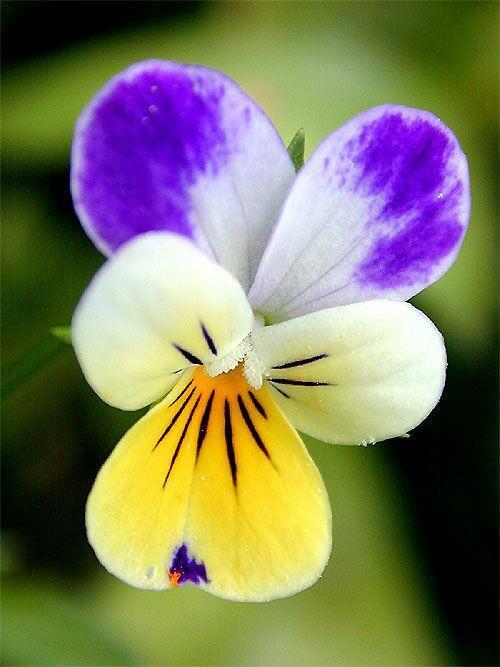
#> input picture ELE510-Image Processing and computer vision/Assignments/Assignment 1/images/flower.jpg, 500 x 667 px
$ jupyter execute LABexc1-ELE510-2021.ipynb
#> lines starting #> are read from the running program, lines starting #| are printed output that depends on the picture; after the words box and inside, x2 and y2 are one past the last pixel; in counts of white or black regions, pixels touching at a corner belong together
# ELE510 Image Processing with robot vision: LAB, Exercise 1, Fundamentals.

**Purpose:** *To learn some basic operations on images using Python, OpenCV and other packages. The emphasis is on the fundamentals of digital images.*

The theory for this exercise can be found in chapter 1 and 2 of the text book [1]. Supplementary information can found in chapter 1, 2 and 3 in the compendium [2]. See also the following documentations for help:
- [OpenCV](https://opencv.org/opencv-python-free-course/)
- [numpy](https://numpy.org/doc/stable/)
- [matplotlib](https://matplotlib.org/stable/contents.html)

**IMPORTANT:** Read the text carefully before starting the work. In
many cases it is necessary to do some preparations before you start the work
on the computer. Read necessary theory and answer the theoretical part
frst. The theoretical and experimental part should be solved individually.
The notebook must be approved by the lecturer or his assistant.

**Approval:**
<div class="alert alert-block alert-success">
The current notebook should be submitted on CANVAS as a single pdf file.
</div>

<div class="alert alert-block alert-info">
    To export the notebook in a pdf format, goes to File -> Download as -> PDF via LaTeX (.pdf).
</div>

**Note regarding the notebook**: The theoretical questions can be answered directly on the notebook using a *Markdown* cell and LaTex commands (if relevant). In alternative, you can attach a scan (or an image) of the answer directly in the cell.

Possible ways to insert an image in the markdown cell:

``

``

**Under you will find parts of the solution that is already programmed.**

<div class="alert alert-block alert-info">
    <p>You have to fill out code everywhere it is indicated with `...`</p>
    <p>The code section under `######## a)` is answering subproblem a) etc.</p>
</div>

## Problem 1

**a)** Make a list of at least 5 different applications of robot (machine) vision.

#### 1. [Food Automation](https://blog.zivid.com/5-common-robot-applications-with-industrial-3d-vision)
3D machine vision systems can be deployed in consumer industries like food automation, which involves food processing, segmentation, and packing using an automated machine. Up to 94% of food packaging operations are already using robotics.
#### 2. [Depalletization/Depalletization](https://blog.zivid.com/5-common-robot-applications-with-industrial-3d-vision)
The process of depalletizing is as arduous as monotonous. Using autonomous machines increases productivity by completing the tasks with high speed. This tasks have to involve different shapes, weights and materials, among the main challenges for these solutions.
#### 2. [Bin Picking](https://blog.zivid.com/5-common-robot-applications-with-industrial-3d-vision)
This is an automated process of detecting, classifying, picking, and placing a target object to achieve the desired result. It is one of the most common automation applications in smart factories and warehouses. 3D machine vision cameras play an essential role in increasing the accuracy of the bin-picking operation, especially for tiny objects and randomly distributed items.
#### 3. [Military Drones](https://emerj.com/ai-sector-overviews/ai-drones-and-uavs-in-the-military-current-applications/)
First world countries such as United States have invested significant capital to develop and give AI capabilities to war drones. Such objects are surpasing pilots vision capabilities to detect, filter and choose right targets by diminishing casualties. With the help of deep and expensive vision sensors drones can now detect potential targets from several kilometers away and save resources.
#### 4. [Computer vision for Forest fire detection](https://omdena.com/blog/stop-wildfires)
Artificial intelligence and agrotechnological companies are joining forces to create systems capable of creating wildfire detection systems with the help of deep learning. This way the algorithms can coordinate robots via drone surveilance and alarme systems that help send signals before a wildfire becomes a major issue, with the possibility of diminishing significal damage for the region.
#### 5. [Precision Agriculture](https://www.phase1vision.com/blog/5-new-machine-vision-applications-in-precision-agriculture]) techniques are creating greater efficiencies and profitability in agriculture:
1. **Field Robots** automate processes such as harvesting, planting, weeding and more. Machine vision systems are used to identify and categorize crops, providing essential visual input to automate such tasks.

2. **Phenotyping** is crucial for ensuring only the best crop breeds are grown. Machine vision helps identify the best breeds by monitoring growth and identifying phenotypic traits that signify a robust genotype as the rapidly expanding human population needs greater volumes of food.

3. **Grading and Sorting** helps to separate good crops from bad crops and determine which will be stable for longer shipments and which will go bad first and should be shipped to local markets. It combines deep learning techniques with robot arms.

4. **Livestock Identification**  monitors  Livestock's growth over the course of their lifetime to provide important information about their progress towards harvesting.

5. **Machine Guidance**  helps autonomous tractors and other vehicles in the agriculture industry to guide them in variable outdoor conditions for full autonomy.

**b)** What is the resolution of the tightly spaced cones in the fovea, and how is this compared to the spacing between pixels in a typical digital camera?
* Cones are sensitive to the visible light. They are tighlty packed as a regular sampling array, spaced approximately at $$2.5 \mu m$$.
Such distribution is aproximately the same spacing as in the pixels on a typical camera sensor.
  * Cones are specialized in three different kinds, being able to Filter and detect Red, Green and blue Respectively.
* Rods are sensitive to low levels of light
  * Rods exist in just a specific kind, therefore the inability to distinguis from colors in the darkness.


**c)** How much storage is needed for a one hour digital video (colour) with no compression if we assume a frame rate of 50 frames per second (fps) and that each image frame is $3840 \times 2160$ pixels.

1. Total number of seconds
$$t=1hour * 60 minutes * 60 seconds = 3600 seconds$$
2. Total number of frames
$$f = t * 50 = 3600 * 50 = 180000$$
3. Number of channels [R, G, B] $$c = 3$$
4. Image size = width * height * Number of channels
$$image_{size} = 3840 * 2160 * 3 = 24883200 \space bytes$$
5. Total size
$$total_{size} = image_{size} * f = 24883200 * 180000 = 4478976000000 \space bytes \approx 4.479 \space Terabytes$$

## Problem 2

In this problem we use one image, `flower.jpg` (relative path: `./images/flower.jpg`).

**a)** Import the image; let the name of the flower image be **A**. Find the following properties: height, width, channels, filesize [+]. Be aware tha opencv represents image colar channel in the order BGR (blue, green, red) instead of RGB as is more common.  Matplotlib use RGB, so if we are using matplotlib to show images they need to be converted first.

**b)** Image **A** is represented as a 3D array in Python. With **A** as input we now want to extract 4 different 2D images:
   - **R** representing the red colour component,
   - **G** representing the green colour component,
   - **B** representing the blue colour component, and
   - **Gr** representing a grey level version.

The rgb components are found by using `A[:,:,k]` where `k=1,2 and 3`. The grey level image can be imported using a particular flag (`cv2.IMREAD_GRAYSCALE`), or converted from an already imported color-image to grayscale (find the cv2 function yourself in the documentation). Use `matplotlib` to display the colour image and the 3 colour components in the same figure.

Describe how the different colour components contributes to different parts of the image (the petals and the background). Show the gray level image in a separate figure. Describe this image in relation to the colour components.

<div class="alert alert-block alert-info">
    The filesize can be checked in <b>bytes</b> using the following commands:

```python
import os
filesize = os.path.getsize(my_path)
```
</div>

[cell 1]
# Import useful packages
import os # useful for the filesize
import cv2
import matplotlib.pyplot as plt

# Complete the parts with "..."

########################################################
######## a)
# Import the image, which is located in the folder images/ (you can download it from CANVAS)
A_path = 'images/flower.jpg'
A = cv2.imread(A_path)
#> A is the input picture: shape (667, 500, 3); mean B, G, R 95.1, 123.9, 126.5
# Convert the image from BGR (OpenCV standard) to RGB (standard)
A = cv2.cvtColor(A,cv2.COLOR_BGR2RGB)

# image properties
height = A.shape[0]
#> height = 667
width = A.shape[1]
#> width = 500
channels = A.shape[2]
#> channels = 3
filesize = os.path.getsize(A_path)

print('Image Dimension    : ', A.shape)
#| Image Dimension    :  (667, 500, 3)
print('Image Height       : ', height)
#| Image Height       :  667
print('Image Width        : ', width)
#| Image Width        :  500
print('Number of Channels : ', channels)
#| Number of Channels :  3
print('File size          : ', filesize)
## The results should be:
# Image Dimension    :  (667, 500, 3)
# Image Height       :  667
# Image Width        :  500
# Number of Channels :  3

[cell 2]
########################################################
######## b).
# Extract 2D images (the various channels + grayscale)
R = A * (1,0,0)
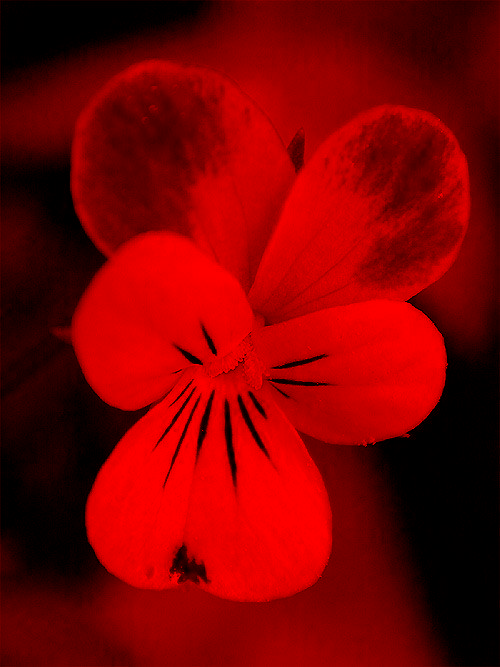
#> R: shape (667, 500, 3) int64; mean R, G, B 126.5, 0, 0
G = A * (0,1,0)
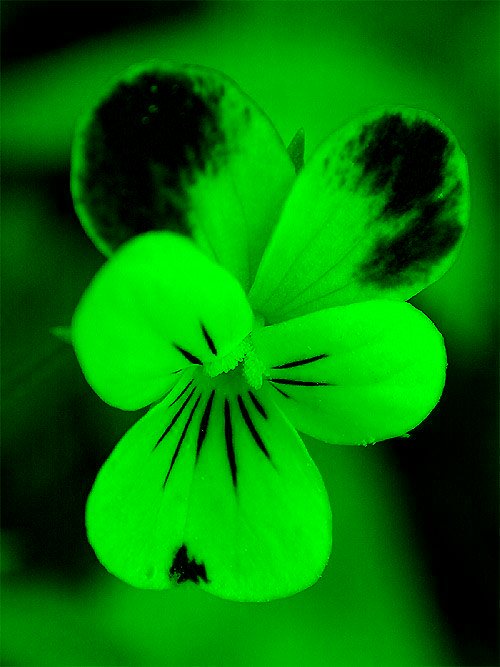
#> G: shape (667, 500, 3) int64; mean R, G, B 0, 123.9, 0
B = A * (0,0,1)
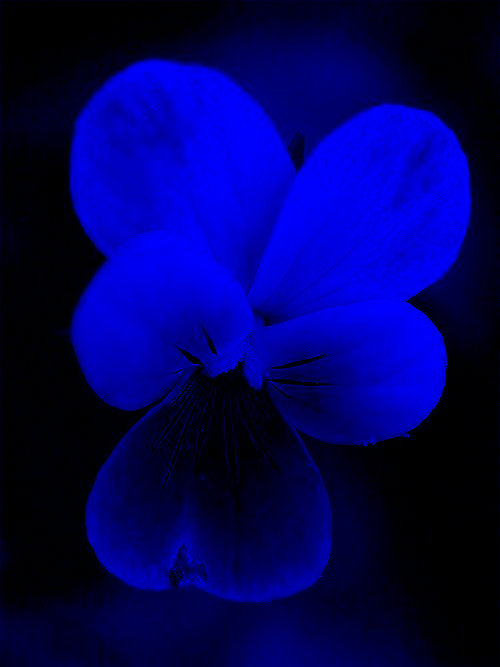
#> B: shape (667, 500, 3) int64; mean R, G, B 0, 0, 95.1

plt.figure(figsize=(20,20))
plt.subplot(221)
plt.imshow(A)
plt.title('Color')
plt.subplot(222)
plt.imshow(R)
plt.title('Red channel')
plt.subplot(223)
plt.imshow(G)
plt.title('Green channel')
plt.subplot(224)
plt.imshow(B)
plt.title('Blue channel')
plt.show()
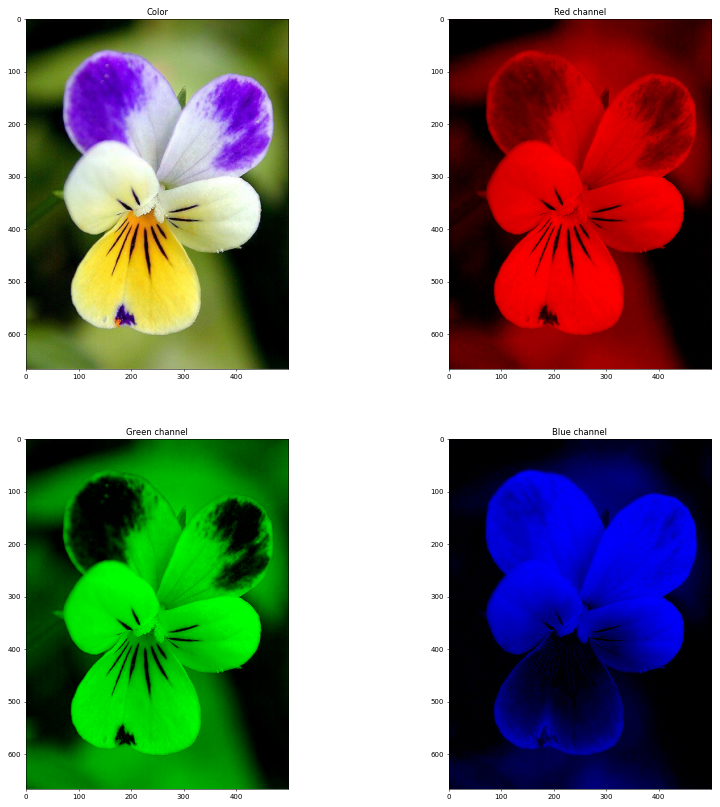
#> figure drawn by matplotlib, 4 panels

# Greyscale image
Gr = cv2.imread(A_path,flags=cv2.IMREAD_GRAYSCALE)
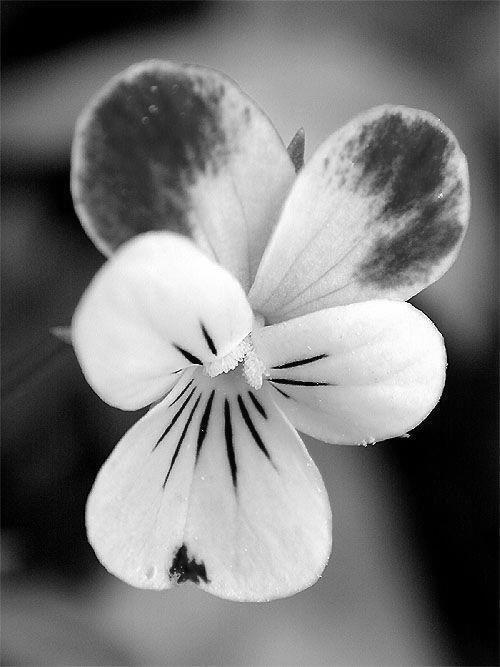
#> Gr: shape (667, 500); min 0, max 255, mean 121.4
plt.figure(figsize=(10,10))
plt.imshow(Gr, cmap='gray', vmin=0, vmax=255)
plt.title('Greyscale image')
plt.show()

**Answer to question 2 b)** (describe):

#### 1. Describe how the different colour components contributes to different parts of the image (the petals and the background).
The normal image shows a colorful flower with 4 petals and a dominance of white, yellow, blach stripes and purple stains.
In the three channels is possible to see that black is always represented as black, but in those whose dominance is a specific color i.e. Yellow, where the dominant colors are green and red, the blue channel shows black shadows; whereas in the purple stains the blue channel has a greater dominance.
#### 2. Describe the gray image in relation to the colour components.
The gray image could be described as the average of the three colors on each pixel, sown in a single channel.

## Problem 2 continues

**c)** The image data can be written to new files with a chosen format. Use `cv2.imwrite` and JPG. We want to study different degrees of compression by using `[cv2.IMWRITE_JPEG_QUALITY, jpg_quality]` as option in the `cv2.imwrite` function, where `cv2.IMWRITE_JPEG_QUALITY` is the quality flag, and `jpg_quality` is the selected quality for saving the image. Let `jpg_qualities` be `[10,20,30,40,50,60,70,80,90,95]` and make a graph that show the filesize in kB as a function of `jpg_qualities` for this image. When a repeated procedure is done, like in this case, it is efficient to make a script or a function for the problem. Display the compressed images for `jpg_qualities=10` and `jpg_qualities=50` (use `plt.imshow`). Study these images and discuss the degradation of the images caused by the compression.

**d)** A simple way of finding objects in an image is by using thresholding. The OpenCV function `threshold`. performs simple thresholding and ouputs a logical image matrix. We want to find a logical mask identifying the flower (foreground and not the background) in our image. We can do that by combining the result from thresholding the red component and the blue component, `Fmask = Bmask or Rmask`. `Bmask` is the output from thresholding the blue component with a level of approximately (160/255) and `Rmask` is the result from thresholding the red component with level (200/255) approximately. Execute these operations and adjust the two levels for the best result. Display the final logical image `Fmask` and describe the result.

[cell 3]
########################################################
######## c)
# Image compression
jpg_qualities = [10,20,30,40,50,60,70,80,90,95]
size = []

# write the images with a specific quality
for jpg_quality in jpg_qualities:
    filename = "./images/flower{}.jpg".format(str(jpg_quality))
    cv2.imwrite(filename,cv2.cvtColor(A,cv2.COLOR_RGB2BGR),[cv2.IMWRITE_JPEG_QUALITY, jpg_quality])
    size.append( os.path.getsize(filename))
#> after the loop, size = [10236, 14091, 19483, 20649, 35328, 44810, 48240, 51217, 71811, 95231]

# Read the two images
img10 = cv2.cvtColor(cv2.imread("./images/flower10.jpg")  ,cv2.COLOR_BGR2RGB)
img50 = cv2.cvtColor(cv2.imread("./images/flower50.jpg")  ,cv2.COLOR_BGR2RGB)

plt.figure(figsize=(20,10))
plt.subplot(212)
plt.plot(jpg_qualities,size) # Show the plot for the filesize in kB of the images generated
plt.xlabel("Quality in percent")
plt.ylabel("Filesize in kB")
plt.subplot(221)
plt.imshow(img10)
plt.title("Quality 10%")
plt.subplot(222)
plt.imshow(img50)
plt.title("Quality 50%")
plt.show()
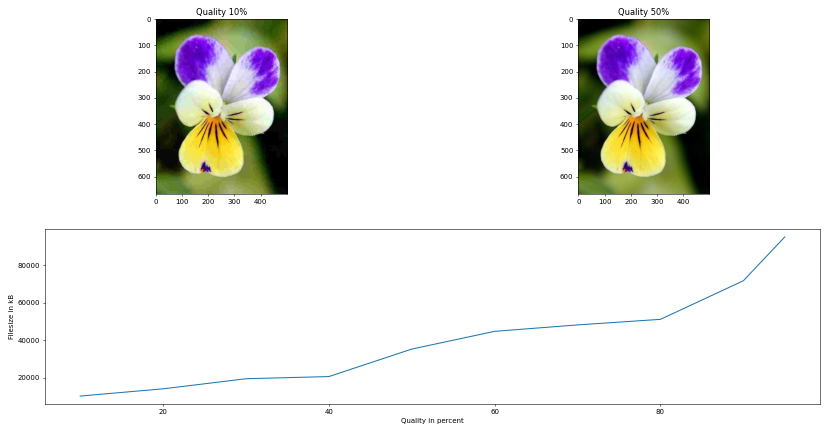
#> figure drawn by matplotlib, 3 panels; panel 1: curve peaks at x = 95, y = 95231

########################################################
######## d)
# Thresholding: Black and White (binary) images

# _, means that we are skipping the first output.
# look in OpenCV documentation to find out what the first output of threshold is
t_b, Bmask = cv2.threshold(A[:,:,0],200,255,cv2.THRESH_BINARY)
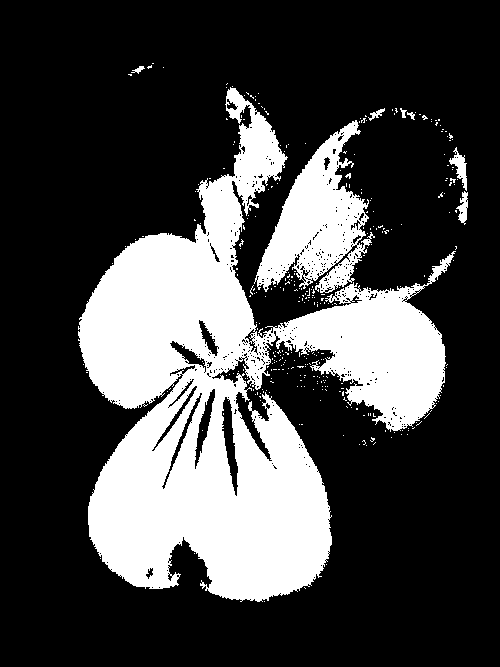
#> Bmask: shape (667, 500); 27.3% white; 325 white regions (316 under 20 px), largest, box (x1, y1, x2, y2) and area: (78, 87, 456, 602) 79674, (254, 120, 375, 293) 9712, (449, 147, 467, 191) 312
t_r, Rmask = cv2.threshold(A[:,:,2],200,255,cv2.THRESH_BINARY)
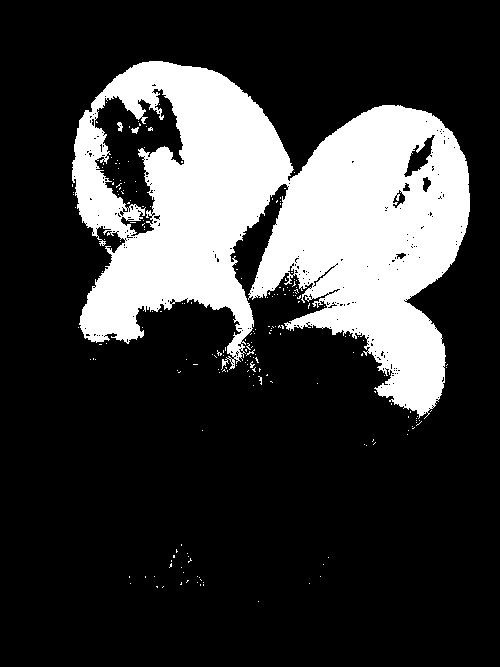
#> Rmask: shape (667, 500); 22.7% white; 207 white regions (204 under 20 px), largest, box (x1, y1, x2, y2) and area: (72, 61, 470, 419) 75058, (117, 122, 123, 132) 36, (131, 127, 139, 134) 32
Fmask = Bmask | Rmask
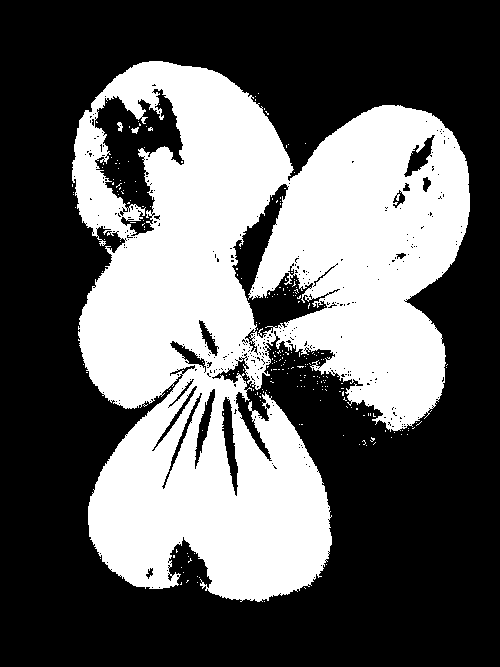
#> Fmask: shape (667, 500); 38.6% white; 246 white regions (243 under 20 px), largest, box (x1, y1, x2, y2) and area: (72, 61, 470, 602) 127983, (117, 122, 123, 132) 36, (131, 127, 139, 134) 32

plt.figure(figsize=(10,10))
plt.imshow(Fmask, cmap='gray', vmin=0, vmax=255)
plt.title('Threshold image')
plt.show()

#### Problem 2 c)
After observing the generated images with loss of quality, for the flower 50% is still a pretty good result.
For the 10 persent squares and sharp edges star to be noticeable in the background, hohwever the flower still remains nitid, which means is still useful for data manipulation and transformation.

#### Problem 2 d)
Final results for a good thresold were  200/255 on both R and B channels. This combination specially allowed the noise on the background to be properly filtered with binary algorithm. There is however a loss in one of the petals as the color of the background is brighter than in most other parts.

## Problem 3

Write a function that extracts a rectangular region from an input image, commonly known as cropping. Give the function the name **image2roi** (roi = region of interest). Let this function work as follows:

**a)** Input parameters should be an iamge and the coordinates for the roi (fname, coords). First check if the image is colour or grey level. If it is colour a message should be printed out and the function closed (return). If it is a grey level image continue to the next step, **b)**.

**b)** The size of the image is computed and the image displayed with indexes shown along the axis. Extract the sub image (region of interest) given the coordinates, display it and the function ended.

[cell 4]
'''
Function that takes in input an image and the coordinates for the ROI

'''
def image2roi(img, coords):

#> called with coords = ((0, 0), (500, 200))
    if len(img.shape)>2:
        print('The image has more than one channel, and is a color image. Process will skip')
        return

    # Plot the greyscale image and the ROI based on the coords values
    img_roi = img[coords[0][0]:coords[1][0],coords[0][1]:coords[1][1]]
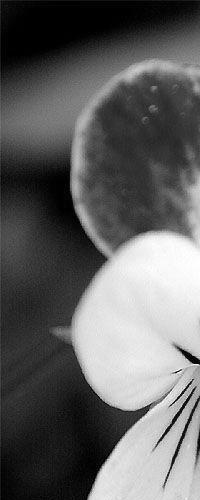
#> img_roi: shape (500, 200); min 0, max 255, mean 96.8
    plt.figure(figsize=(10,10))
    plt.imshow(img_roi, cmap='gray', vmin=0, vmax=255)
    plt.title(f'Roi image in coordinates {coords}')
    plt.show()

[cell 5]
##  To test your function, complete the following lines:

coords = ((0,0),(500,200))
img = cv2.imread(A_path,flags=cv2.IMREAD_GRAYSCALE)  # use the flower image or something else you want.

image2roi(img, coords)
img = cv2.imread(A_path)
# Test a color image
image2roi(img, coords)
